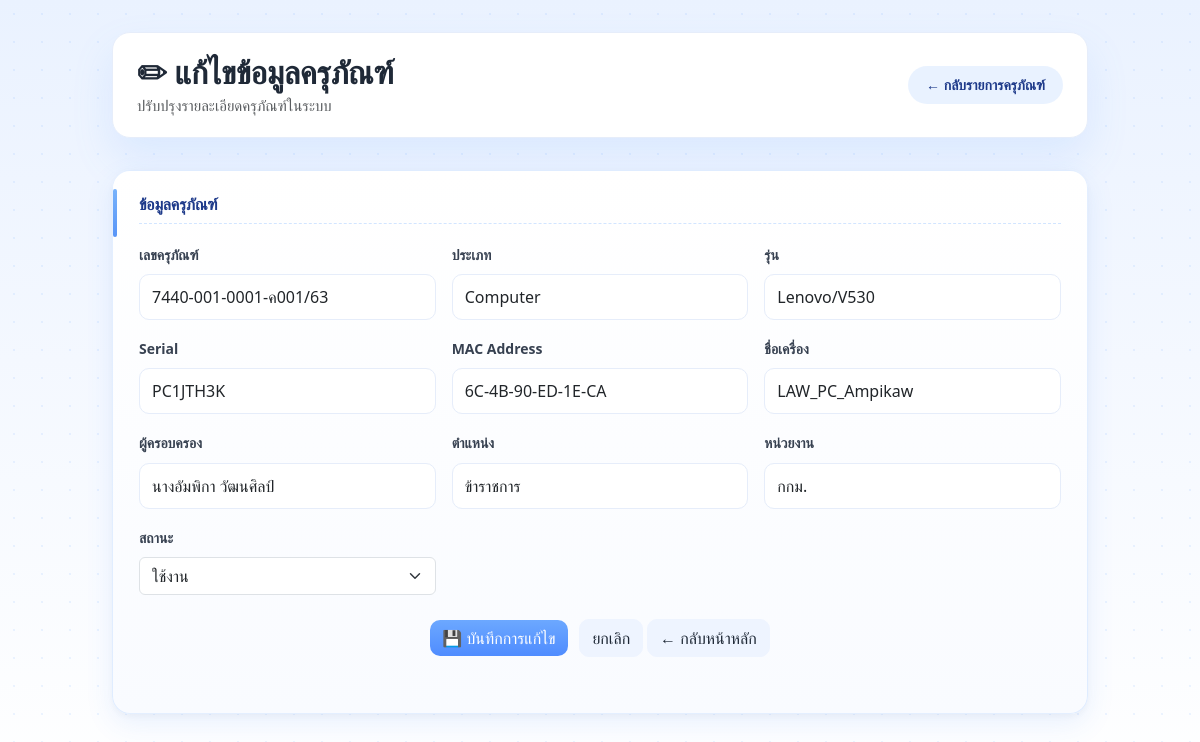
/assets/edit/1, run on the app's committed database.
### tables this page shows
CREATE TABLE assets (
            id INTEGER PRIMARY KEY AUTOINCREMENT,
            asset_no TEXT UNIQUE NOT NULL,
            asset_type TEXT NOT NULL,
            asset_model TEXT,
            serial_no TEXT,
            mac_address TEXT,
            hostname TEXT,
            owner_name TEXT,
            position TEXT,
            department TEXT,
            status TEXT DEFAULT 'ใช้งาน',
            note TEXT
        );

### app.py (the view, shortened to what this page needs)
@app.route("/assets/edit/<int:asset_id>", methods=["GET", "POST"])
def edit_asset(asset_id):
    conn = sqlite3.connect(DB_NAME)
    cursor = conn.cursor()
    cursor.execute("SELECT * FROM assets WHERE id = ?", (asset_id,))
    asset = cursor.fetchone()
    conn.close()
    if not asset:
        return "ไม่พบข้อมูล", 404
    return render_template("assets_edit.html", asset=asset)

### templates/assets_edit.html (shortened to what this page needs)
<!DOCTYPE html>
<html lang="th">
<head>
    <link href="https://cdn.jsdelivr.net/npm/bootstrap@5.3.2/dist/css/bootstrap.min.css" rel="stylesheet">
    <link rel="stylesheet" href="/static/theme.css">
</head>
<body>
<div class="container">
    <div class="report-header">
        <div>
            <h2>✏ แก้ไขข้อมูลครุภัณฑ์</h2>
            <div class="text-muted">
                ปรับปรุงรายละเอียดครุภัณฑ์ในระบบ
            </div>
        </div>
        <a href="/assets" class="btn-back">
            ← กลับรายการครุภัณฑ์
        </a>
    </div>
    <div class="section-box">
        <h5>ข้อมูลครุภัณฑ์</h5>
        <form method="post">
            <div class="row g-3">
                <div class="col-md-4">
                    <label class="form-label">เลขครุภัณฑ์</label>
                    <input name="asset_no" class="form-control" value="{{ asset[1] }}" required>
                </div>
                <div class="col-md-4">
                    <label class="form-label">ประเภท</label>
                    <input name="asset_type" class="form-control" value="{{ asset[2] }}" required>
                </div>
                <div class="col-md-4">
                    <label class="form-label">รุ่น</label>
                    <input name="asset_model" class="form-control" value="{{ asset[3] }}">
                </div>
                <div class="col-md-4">
                    <label class="form-label">Serial</label>
                    <input name="serial_no" class="form-control" value="{{ asset[4] }}">
                </div>
                <div class="col-md-4">
                    <label class="form-label">MAC Address</label>
                    <input name="mac_address" class="form-control" value="{{ asset[5] }}">
                </div>
                <div class="col-md-4">
                    <label class="form-label">ชื่อเครื่อง</label>
                    <input name="hostname" class="form-control" value="{{ asset[6] }}">
                </div>
                <div class="col-md-4">
                    <label class="form-label">ผู้ครอบครอง</label>
                    <input name="owner_name" class="form-control" value="{{ asset[7] }}">
                </div>
                <div class="col-md-4">
                    <label class="form-label">ตำแหน่ง</label>
                    <input name="position" class="form-control" value="{{ asset[8] }}">
                </div>
                <div class="col-md-4">
                    <label class="form-label">หน่วยงาน</label>
                    <input name="department" class="form-control" value="{{ asset[9] }}">
                </div>
                <div class="col-md-4">
                    <label class="form-label">สถานะ</label>
                    <select name="status" class="form-select">
                        <option value="ใช้งาน" {{ 'selected' if asset[10]=='ใช้งาน' }}>ใช้งาน</option>
                    </select>
                </div>
            </div>
            <div class="submit-wrapper mt-4">
                <button type="submit" class="btn btn-primary submit-btn">
                    💾 บันทึกการแก้ไข
                </button>
                <a href="/assets" class="btn btn-secondary ms-2">
                    ยกเลิก
                </a>
                <a href="/" class="btn btn-secondary">
                    ← กลับหน้าหลัก
                </a>
            </div>
        </form>
    </div>
</div>
</body>
</html>

### static/theme.css (style rules this page uses)
:root { --primary: #6CA8FF; --bg: #F5F9FF; --card: #FFFFFF; --border: #E6EDFA; --text-main: #1F2937; --text-muted: #94A3B8; }
body { background-color: var(--bg); color: var(--text-main); font-family: "Segoe UI", Tahoma, sans-serif; }
.btn-primary { background: var(--primary); border-color: var(--primary); border-radius: 10px; }
.btn-secondary { background: #EEF4FF; border-color: #EEF4FF; color: var(--text-main); border-radius: 10px; }
.section-box { background: linear-gradient( 180deg, #ffffff 0%, #f9fbff 100% ) !important; border-radius: 18px !important; border: 1px solid rgba(108,168,255,0.18) !important; box-shadow: 0 10px 28px rgba(59,130,246,0.10), 0 3px 8px rgba(0,0,0,0.04) !important; padding: 24px 26px !important; }
.btn-back { display: inline-flex; align-items: center; gap: 6px; padding: 8px 18px; border-radius: 999px; background: rgba(108,168,255,0.15); color: #1e3a8a; font-weight: 600; font-size: 14px; text-decoration: none; transition: background 0.25s ease, transform 0.25s ease, box-shadow 0.25s ease; }
.report-header { display: flex; justify-content: space-between; align-items: center; background: #ffffff; padding: 20px 24px; border-radius: 18px; border: 1px solid var(--border); box-shadow: 0 20px 40px rgba(108,168,255,0.15); margin-bottom: 32px; }
body { background: linear-gradient( 180deg, #eaf2ff 0%, #f4f8ff 45%, #ffffff 100% ); min-height: 100vh; font-size: 15px; line-height: 1.6; color: #1f2937; }
body::before { content: ""; position: fixed; inset: 0; background-image: radial-gradient(rgba(108,168,255,0.12) 1px, transparent 1px); background-size: 28px 28px; pointer-events: none; z-index: -1; }
.container { max-width: 1100px; padding-top: 32px; padding-bottom: 48px; }
.report-header h2 { font-weight: 700; letter-spacing: -0.3px; margin-bottom: 2px; }
.section-box { background: #ffffff; border-radius: 16px; padding: 24px 24px 24px 28px; margin-bottom: 26px; border: 1px solid var(--border); position: relative; box-shadow: 0 14px 30px rgba(108,168,255,0.12); transition: all .2s ease; }
.section-box::before { content: ""; position: absolute; left: 0; top: 16px; bottom: 16px; width: 4px; background: var(--primary); border-radius: 4px; }
.section-box h5 { color: var(--primary); font-size: 16px; letter-spacing: -0.2px; padding-bottom: 8px; margin-bottom: 16px; border-bottom: 1px dashed rgba(108,168,255,0.3); }
.section-box::before { content: ""; position: absolute; top: 18px; left: 0; width: 4px; height: 48px; border-radius: 4px; background: linear-gradient( 180deg, #60a5fa, #3b82f6 ); opacity: 0.85; }
.section-box h5 { font-weight: 600; margin-bottom: 18px; display: flex; align-items: center; gap: 8px; color: #1e3a8a; }
label { font-weight: 600; font-size: 14px; color: #374151; margin-bottom: 6px; }
.form-control, textarea { border-radius: 10px; border-color: var(--border); padding: 10px 12px; }
.form-control::placeholder { color: #9ca3af; }
.btn { transition: all .2s ease; }
.btn-primary { background: linear-gradient(180deg, #6ca8ff, #4f8cff); border: none; }
.submit-wrapper { text-align: center; margin: 32px 0; }
.section-box { background: #ffffff; border-radius: 16px; padding: 24px; transition: transform 0.35s cubic-bezier(0.22, 1, 0.36, 1), box-shadow 0.35s ease, border-color 0.35s ease; border: 1px solid rgba(0,0,0,0.04); position: relative; }
.section-box { overflow: visible !important; }
.report-header, .section-box { position: relative; z-index: 1; }
.section-box, .card, .table-box { background: linear-gradient( 180deg, #ffffff 0%, #f9fbff 100% ); border-radius: 18px; border: 1px solid rgba(108, 168, 255, 0.18); box-shadow: 0 18px 40px rgba(59, 130, 246, 0.12); }
body { font-family: "Prompt", "Segoe UI", Tahoma, sans-serif; }

### templates/assets_edit.html (style rules this page uses)
body { background: linear-gradient( 180deg, #eaf2ff 0%, #f4f8ff 45%, #ffffff 100% ); min-height: 100vh; color: #1f2937; }
body::before { content: ""; position: fixed; inset: 0; background-image: radial-gradient(rgba(108,168,255,0.12) 1px, transparent 1px); background-size: 28px 28px; pointer-events: none; z-index: -1; }
.container { max-width: 1000px; padding-top: 32px; padding-bottom: 48px; }

### data on the page
assets: asset_no "7440-001-0001-ค001/63", asset_type "Computer", asset_model "Lenovo/V530", serial_no "PC1JTH3K", mac_address "6C-4B-90-ED-1E-CA", hostname "LAW_PC_Ampikaw", owner_name "นางอัมพิกา วัฒนศิลป์", position "ข้าราชการ", department "กกม."
